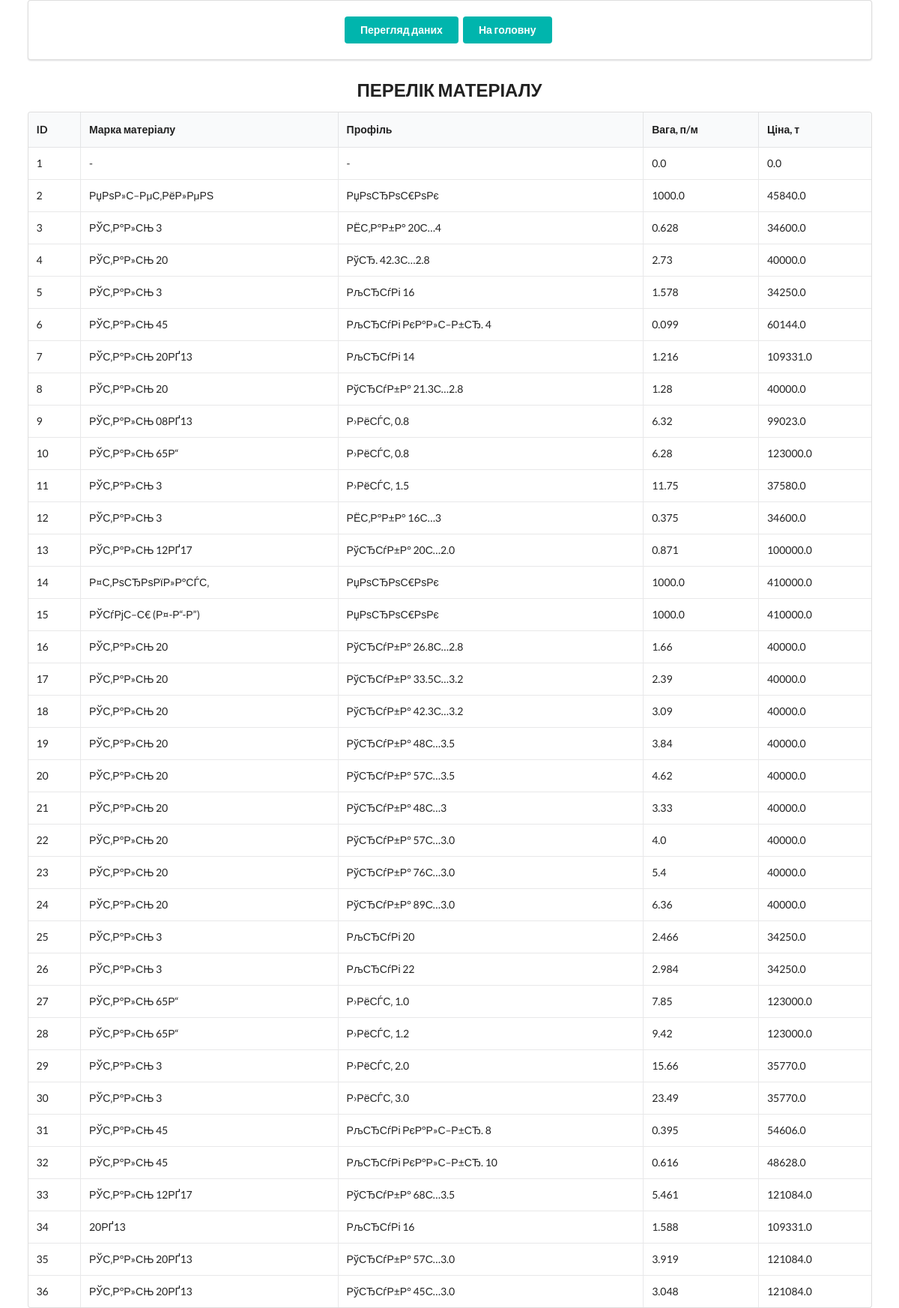
The page /material_all on the database its author committed.
### tables/tables.py (models this page shows)
class Material(Base):
    __tablename__ = 'materials'
    id = Column(Integer, primary_key=True, index=True)                      #
    marka = Column(String)                                                  # Марка матеріалу
    profile = Column(String)                                                # Профіль
    weight= Column(Float)                                                   # Вага п/м
    price= Column(Float)                                                    # Ціна за 1т.
    notes = Column(String)                                                  #
    date_created = Column(DateTime, default=datetime.today)
    date_updated = Column(DateTime, default=datetime.today, onupdate=datetime.today)

### routers/revision/revision_router.py (the view)
@app.get('/material_all')
def materialall(request: Request, db_session: Session = Depends(get_db)):
    materials = db_session.query(Material).all()
    details = db_session.query(Detail).all()
    return templates.TemplateResponse('/revision/index_material_all.html',
                                      {'request': request,
                                       'detail_list': details,
                                       'material_list': materials,}
                                      )

### templates/revision/index_material_all.html
{% extends 'layout.html' %}
{% block content %}
<div class="ui container" >
    <div class="ui padded segment">
        <div class="ui center aligned container">
            <a href="revision" class="ui teal button">Перегляд даних</a>
                <a href="/" class="ui teal  button">На головну</a>
        </div>
    </div>
    <h2 class="ui center aligned header">ПЕРЕЛІК МАТЕРІАЛУ</h2>
    <table class="ui celled table">
        <thead>
            <tr>
                <th>ID</th>
                <th>Марка матеріалу</th>
                <th>Профіль</th>
                <th>Вага, п/м</th>
                <th>Ціна, т</th>
            </tr>
        </thead>
        <tbody>
            {% for material in material_list %}
                <tr>
                    <td> {{ material.id }} </td>
                    <td> {{ material.marka }} </td>
                    <td> {{ material.profile }} </td>
                    <td> {{ material.weight }} </td>
                    <td> {{ material.price }} </td>
                </tr>
            {% endfor %}
        </tbody>
    </table>
</div>
{% endblock content %}

### rows shown on the page
Material: id "1", marka "-", profile "-", weight "0.0", price "0.0"
Material: id "2", marka "РџРѕР»С–РµС‚РёР»РµРЅ", profile "РџРѕСЂРѕС€РѕРє", weight "1000.0", price "45840.0"
Material: id "3", marka "РЎС‚Р°Р»СЊ 3", profile "РЁС‚Р°Р±Р° 20С…4", weight "0.628", price "34600.0"
Material: id "4", marka "РЎС‚Р°Р»СЊ 20", profile "РўСЂ. 42.3С…2.8", weight "2.73", price "40000.0"
Material: id "5", marka "РЎС‚Р°Р»СЊ 3", profile "РљСЂСѓРі 16", weight "1.578", price "34250.0"
Material: id "6", marka "РЎС‚Р°Р»СЊ 45", profile "РљСЂСѓРі РєР°Р»С–Р±СЂ. 4", weight "0.099", price "60144.0"
Material: id "7", marka "РЎС‚Р°Р»СЊ 20РҐ13", profile "РљСЂСѓРі 14", weight "1.216", price "109331.0"
Material: id "8", marka "РЎС‚Р°Р»СЊ 20", profile "РўСЂСѓР±Р° 21.3С…2.8", weight "1.28", price "40000.0"
Material: id "9", marka "РЎС‚Р°Р»СЊ 08РҐ13", profile "Р›РёСЃС‚ 0.8", weight "6.32", price "99023.0"
Material: id "10", marka "РЎС‚Р°Р»СЊ 65Р“", profile "Р›РёСЃС‚ 0.8", weight "6.28", price "123000.0"
Material: id "11", marka "РЎС‚Р°Р»СЊ 3", profile "Р›РёСЃС‚ 1.5", weight "11.75", price "37580.0"
Material: id "12", marka "РЎС‚Р°Р»СЊ 3", profile "РЁС‚Р°Р±Р° 16С…3", weight "0.375", price "34600.0"
Material: id "13", marka "РЎС‚Р°Р»СЊ 12РҐ17", profile "РўСЂСѓР±Р° 20С…2.0", weight "0.871", price "100000.0"
Material: id "14", marka "Р¤С‚РѕСЂРѕРїР»Р°СЃС‚", profile "РџРѕСЂРѕС€РѕРє", weight "1000.0", price "410000.0"
Material: id "15", marka "РЎСѓРјС–С€ (Р¤-Р“-Р”)", profile "РџРѕСЂРѕС€РѕРє", weight "1000.0", price "410000.0"
Material: id "16", marka "РЎС‚Р°Р»СЊ 20", profile "РўСЂСѓР±Р° 26.8С…2.8", weight "1.66", price "40000.0"
Material: id "17", marka "РЎС‚Р°Р»СЊ 20", profile "РўСЂСѓР±Р° 33.5С…3.2", weight "2.39", price "40000.0"
Material: id "18", marka "РЎС‚Р°Р»СЊ 20", profile "РўСЂСѓР±Р° 42.3С…3.2", weight "3.09", price "40000.0"
Material: id "19", marka "РЎС‚Р°Р»СЊ 20", profile "РўСЂСѓР±Р° 48С…3.5", weight "3.84", price "40000.0"
Material: id "20", marka "РЎС‚Р°Р»СЊ 20", profile "РўСЂСѓР±Р° 57С…3.5", weight "4.62", price "40000.0"
Material: id "21", marka "РЎС‚Р°Р»СЊ 20", profile "РўСЂСѓР±Р° 48С…3", weight "3.33", price "40000.0"
Material: id "22", marka "РЎС‚Р°Р»СЊ 20", profile "РўСЂСѓР±Р° 57С…3.0", weight "4.0", price "40000.0"
Material: id "23", marka "РЎС‚Р°Р»СЊ 20", profile "РўСЂСѓР±Р° 76С…3.0", weight "5.4", price "40000.0"
Material: id "24", marka "РЎС‚Р°Р»СЊ 20", profile "РўСЂСѓР±Р° 89С…3.0", weight "6.36", price "40000.0"
Material: id "25", marka "РЎС‚Р°Р»СЊ 3", profile "РљСЂСѓРі 20", weight "2.466", price "34250.0"
Material: id "26", marka "РЎС‚Р°Р»СЊ 3", profile "РљСЂСѓРі 22", weight "2.984", price "34250.0"
Material: id "27", marka "РЎС‚Р°Р»СЊ 65Р“", profile "Р›РёСЃС‚ 1.0", weight "7.85", price "123000.0"
Material: id "28", marka "РЎС‚Р°Р»СЊ 65Р“", profile "Р›РёСЃС‚ 1.2", weight "9.42", price "123000.0"
Material: id "29", marka "РЎС‚Р°Р»СЊ 3", profile "Р›РёСЃС‚ 2.0", weight "15.66", price "35770.0"
Material: id "30", marka "РЎС‚Р°Р»СЊ 3", profile "Р›РёСЃС‚ 3.0", weight "23.49", price "35770.0"
Material: id "31", marka "РЎС‚Р°Р»СЊ 45", profile "РљСЂСѓРі РєР°Р»С–Р±СЂ. 8", weight "0.395", price "54606.0"
Material: id "32", marka "РЎС‚Р°Р»СЊ 45", profile "РљСЂСѓРі РєР°Р»С–Р±СЂ. 10", weight "0.616", price "48628.0"
Material: id "33", marka "РЎС‚Р°Р»СЊ 12РҐ17", profile "РўСЂСѓР±Р° 68С…3.5", weight "5.461", price "121084.0"
Material: id "34", marka "20РҐ13", profile "РљСЂСѓРі 16", weight "1.588", price "109331.0"
Material: id "35", marka "РЎС‚Р°Р»СЊ 20РҐ13", profile "РўСЂСѓР±Р° 57С…3.0", weight "3.919", price "121084.0"
Material: id "36", marka "РЎС‚Р°Р»СЊ 20РҐ13", profile "РўСЂСѓР±Р° 45С…3.0", weight "3.048", price "121084.0"
